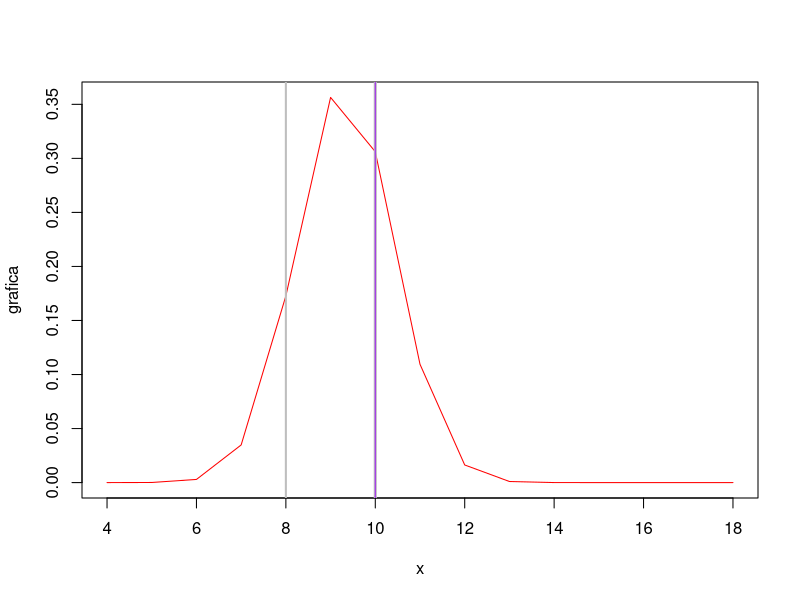

Generate this figure with R:
#!/usr/bin/env Rscript

tr=c(
9
,9
,11
,8
,8
,9
,9
,8
,11
,9
,8
,9
,9
,8
,9
,11
,9
,9
,10
,9
,9
,9
,8
,9
,11
,9
,9
,11
,9
,9
,8
,12
,9
,9
,9
,9
,9
,9
,9
,8
,11
,9
,9
,11
,12
,9
,9
,11
,10
)
#sd(tr)

media = mean(tr)
summary(tr);
maximiliano = max(tr) +  max(tr)*0.50
minimiliano = min(tr) -  min(tr)*0.50
cat("la media es:", media,"\n")
desviacion = sd(tr)
cat("la desviacion es:", desviacion,"\n")
x = minimiliano:maximiliano
x
min = 100
max = 100
T =  10

LSL = 8
USL = 10
par(mfrow = c(1,1))
grafica = dnorm(x, media,desviacion)
#cat("esto es la grafica")
#grafica




z1 = (USL - media)/desviacion
cat("z1:", z1,"\n")
pz1 = pnorm(z1, 0,1)
cat("la probabilidad 1:", pz1,"\n")

z2 = (LSL - media)/desviacion
cat("z2:", z2,"\n")
pz2 = pnorm(z2, 0,1)
cat("la probabilidad 2:", pz2,"\n")
# % de productividad o rendimiento
rendimiento = pz1 - pz2
cat("rendimiento:", rendimiento,"\n")
cat ("el 6 sigma es de: ")

if(rendimiento>= 0.99997 ){
    cat("6:")
} else
if(rendimiento>= 0.9998 ){
    cat("5")
}else 
if(rendimiento>= 0.993 ){
    cat("4")
}else
if(rendimiento>= 0.933 ){
    cat("3")
}else
if(rendimiento>= 0.6915 ){
    cat("2")
}else 
if(rendimiento>= 0.3085 ){
    cat("1")
}else 
if(rendimiento>= 0.068 ){
    cat("0")
}

cat("\n")

plot(x,grafica,type="l",col="red") #pnorm distribuci�n normal acumulada

abline(v=LSL, col="gray",lty=1,lwd=2)
abline(v=USL, col="gray",lty=1,lwd=3)
abline(v=T, col="purple",lty=1,lwd=1)